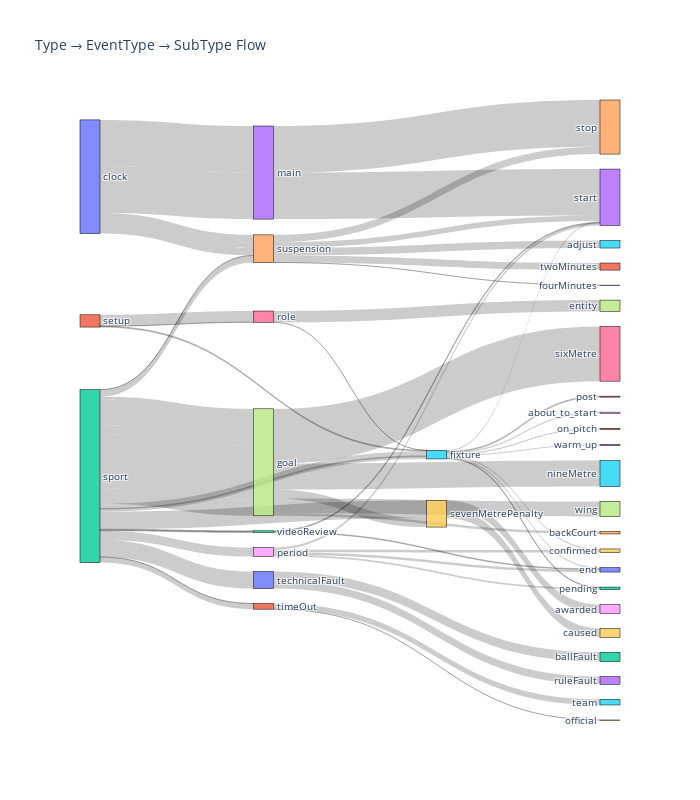

Source (notebook cell):
### Code cell
import pandas as pd
import plotly.graph_objects as go

# Count occurrences
counts = df.groupby(["data.class", "data.eventType", "data.subType"]).size().reset_index(name="count")

# Collect all unique labels
labels = pd.concat([counts["data.class"], counts["data.eventType"], counts["data.subType"]]).unique().tolist()
label_indices = {label: i for i, label in enumerate(labels)}

# First flow: type → eventType
sources_type_event = counts["data.class"].map(label_indices)
targets_type_event = counts["data.eventType"].map(label_indices)
values_type_event = counts["count"]

# Second flow: eventType → subType
sources_event_sub = counts["data.eventType"].map(label_indices)
targets_event_sub = counts["data.subType"].map(label_indices)
values_event_sub = counts["count"]

# Combine both flows
sources = pd.concat([sources_type_event, sources_event_sub])
targets = pd.concat([targets_type_event, targets_event_sub])
values = pd.concat([values_type_event, values_event_sub])

# Plot Sankey
fig = go.Figure(data=[go.Sankey(
    node=dict(
        pad=15,
        thickness=20,
        label=labels,
        line=dict(color="black", width=0.5)
    ),
    link=dict(
        source=sources,
        target=targets,
        value=values
    )
)])

fig.update_layout(
    title_text="Type → EventType → SubType Flow",
    font_size=10,
    height=800,
    width=700
)
fig.show()

### Figure 1 — Plotly figure (JSON) as saved in the notebook; plotly's stock layout.template omitted (floating-point values rounded to 4 significant figures)
{"data": [{"link": {"source": [0, 0, 0, 0, 0, 1, 1, 1, 2, 2, 2, 2, 2, 2, 2, 2, 2, 2, 2, 2, 2, 2, 2, 2, 2, 2, 2, 2, 2, 2, 2, 2, 2, 2, 3, 3, 4, 4, 4, 5, 6, 6, 5, 5, 5, 5, 5, 5, 5, 7, 7, 7, 7, 7, 8, 8, 8, 8, 9, 9, 4, 4, 10, 10, 11, 11, 12, 12], "target": [3, 3, 4, 4, 4, 5, 6, 6, 5, 5, 5, 5, 5, 5, 5, 7, 7, 7, 7, 7, 8, 8, 8, 8, 9, 9, 4, 4, 10, 10, 11, 11, 12, 12, 13, 14, 15, 13, 14, 16, 17, 5, 18, 19, 20, 21, 22, 13, 23, 24, 25, 9, 26, 27, 19, 20, 22, 13, 28, 29, 30, 31, 32, 33, 34, 35, 20, 13], "value": [10399, 10450, 1687, 1257, 1662, 216, 2530, 2, 256, 272, 276, 257, 155, 261, 258, 551, 5829, 1983, 12267, 3336, 551, 547, 415, 522, 1992, 1986, 1, 1583, 2061, 1746, 4, 1257, 173, 197, 10399, 10450, 1687, 1257, 1662, 216, 2530, 2, 256, 272, 276, 257, 155, 261, 258, 551, 5829, 1983, 12267, 3336, 551, 547, 415, 522, 1992, 1986, 1, 1583, 2061, 1746, 4, 1257, 173, 197]}, "node": {"label": ["clock", "setup", "sport", "main", "suspension", "fixture", "role", "goal", "period", "sevenMetrePenalty", "technicalFault", "timeOut", "videoReview", "start", "stop", "adjust", "post", "entity", "about_to_start", "confirmed", "end", "on_pitch", "pending", "warm_up", "backCourt", "nineMetre", "sixMetre", "wing", "awarded", "caused", "fourMinutes", "twoMinutes", "ballFault", "ruleFault", "official", "team"], "line": {"color": "black", "width": 0.5}, "pad": 15, "thickness": 20}, "type": "sankey"}], "layout": {"font": {"size": 10}, "height": 800, "title": {"text": "Type → EventType → SubType Flow"}, "width": 700}}
